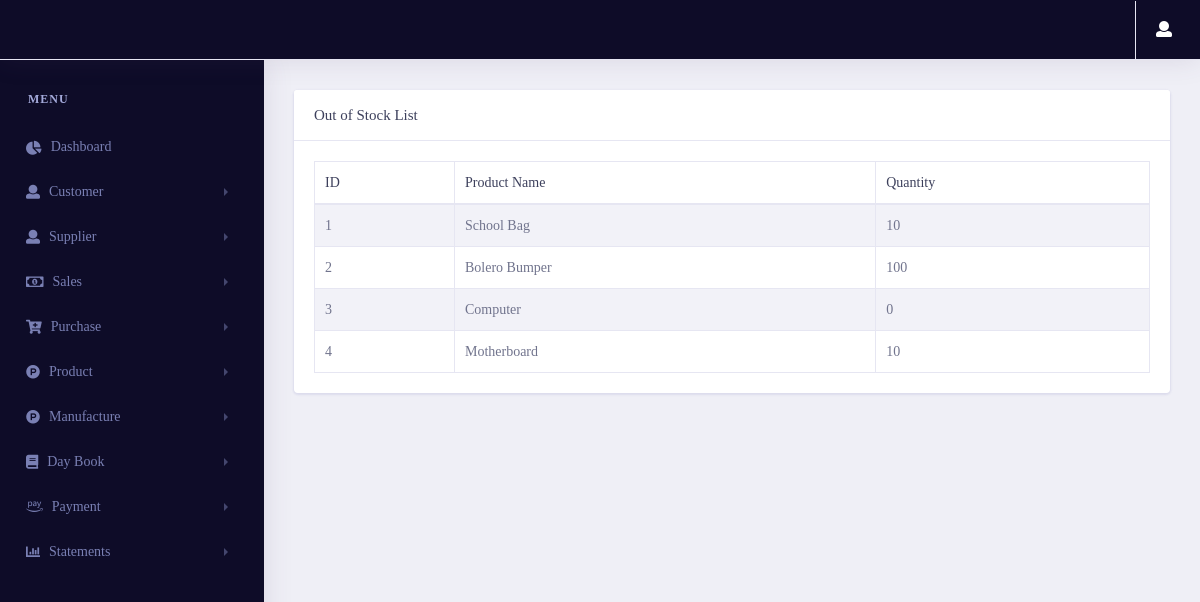
The page /statement/outofstock/ (signed in) on the database as committed earlier.
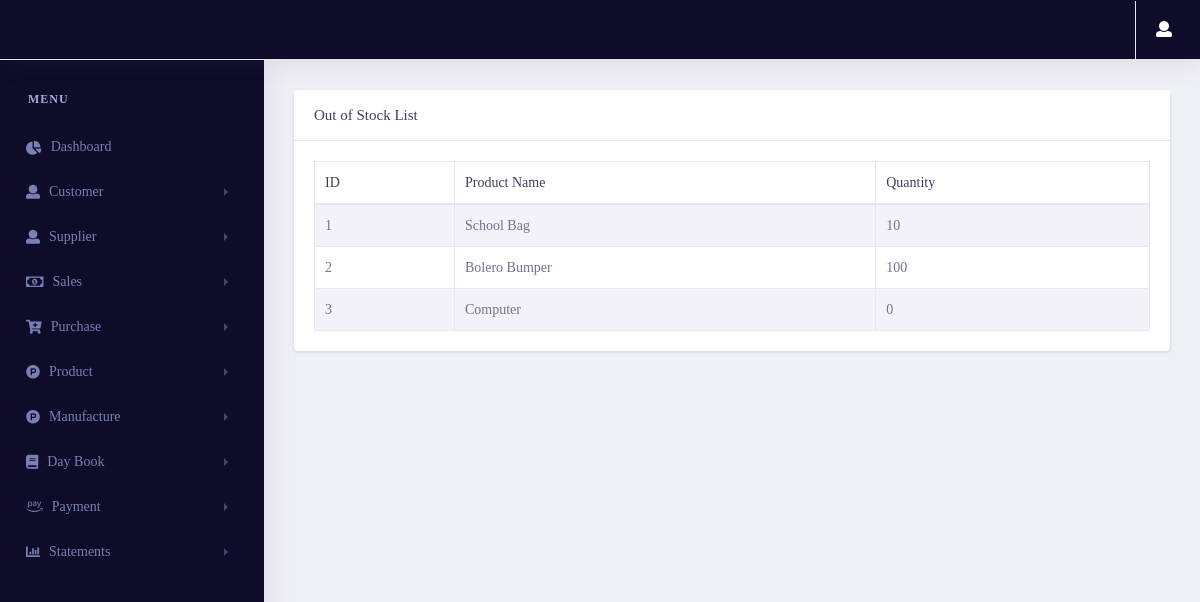
The same page on the database as committed later.
### products/models.py (models this page shows, shortened)
class Stock_estimate(models.Model):
    product = models.OneToOneField(Product_estimate,on_delete=models.CASCADE, related_name="stock_estimate")
    quantity = models.IntegerField(null=True,blank=True,default=0)
    purchase_price = models.IntegerField(null=True,blank=True,default=0)
    id = models.UUIDField(default=uuid.uuid4 , unique=True , primary_key=True , editable=False)
    class Meta:
        indexes = [models.Index(fields=('product' , 'id'))]

class Product_estimate(models.Model):
    product_name = models.CharField(max_length=100)
    product_categ = models.ForeignKey(product_category, null=True, blank=True, on_delete=models.SET_NULL)
    product_type = models.ForeignKey(Product_type, null=True, blank=True, on_delete=models.SET_NULL)
    unit = models.CharField(max_length=50)
    selling_price = models.FloatField()
    purchase_price = models.FloatField(null=True, blank=True, default=0)
    store_location = models.CharField(max_length=50)
    supplier = models.ForeignKey(Supplier_estimate , on_delete=models.CASCADE , blank=True,null=True)
    minimum_stock=models.IntegerField()
    id = models.UUIDField(default=uuid.uuid4 , unique=True , primary_key=True , editable=False)
    class Meta:
        indexes = [models.Index(fields=('id' , 'supplier'))]

### statements/views.py (the view)
# urls.py: path('outofstock/',views.outofstock,name="outofstock"),
@login_required(login_url='login')
def outofstock(request):
    if request.session['Estimate']:
        if request.method=='GET':
            stocks_with_min_quantity = Stock_estimate.objects.annotate(min_stock=F('product__minimum_stock')).filter(quantity__lte=F('min_stock'))
            context = {
                'stocks_with_min_quantity': stocks_with_min_quantity
            }
            return render(request, 'statements/outofstock.html', context)

### statements/templates/statements/outofstock.html (shortened to what this page needs)
{% extends 'pages/base.html' %}
{% load static %}
{% load user_auth %}
{% block content %}
<link rel="stylesheet" href="{% static 'vendor/bootstrap/css/bootstrap.min.css' %}">
<link href="{% static 'vendor/fonts/circular-std/style.css' %}" rel="stylesheet">
<link rel="stylesheet" href="{% static 'libs/css/style.css' %}">
<link rel="stylesheet" href="{% static 'vendor/fonts/fontawesome/css/fontawesome-all.css' %}">
<link rel="stylesheet" type="text/css" href="{% static 'vendor/datatables/css/dataTables.bootstrap4.css' %}">
{% if request.session.Estimate %}
<div class="row">
  <div class="col-xl-12 col-lg-12 col-md-12 col-sm-12 col-12">
    <div class="card">
      <h5 class="card-header">Out of Stock List</h5>
      <div class="card-body">
        <div class="table-responsive">
          <table class="table table-striped table-bordered first" id="example">
            <thead>
              <tr>
                <th>ID</th>
                <th>Product Name</th>
                <th>Quantity</th>
              </tr>
            </thead>
            <tbody>
              {% for i in stocks_with_min_quantity %}
              <tr>
                <td>{{forloop.counter}}</td>
                <td>{{i.product.product_name}}</td>
                <td>{{i.quantity}}</td>
              </tr>
              {% endfor %}
            </tbody>
          </table>
        </div>
      </div>
    </div>
  </div>
</div>
{% endif %}
{% endblock content %}

Rows that differ between the two databases and show on the page:
no longer on this page (row edited): Stock_estimate: product.product_name "Motherboard", quantity "10"
